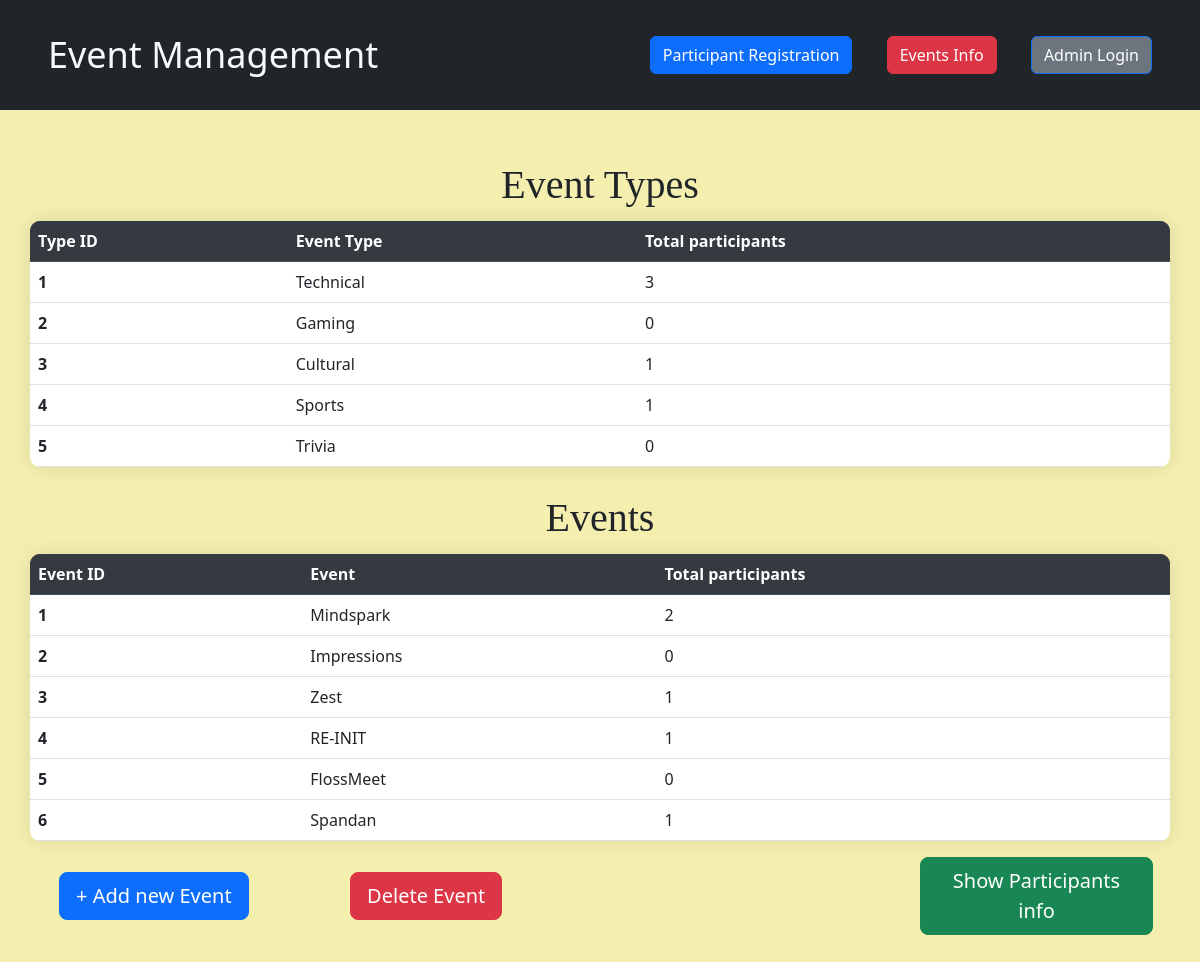
Page /eventType on the earlier database version.
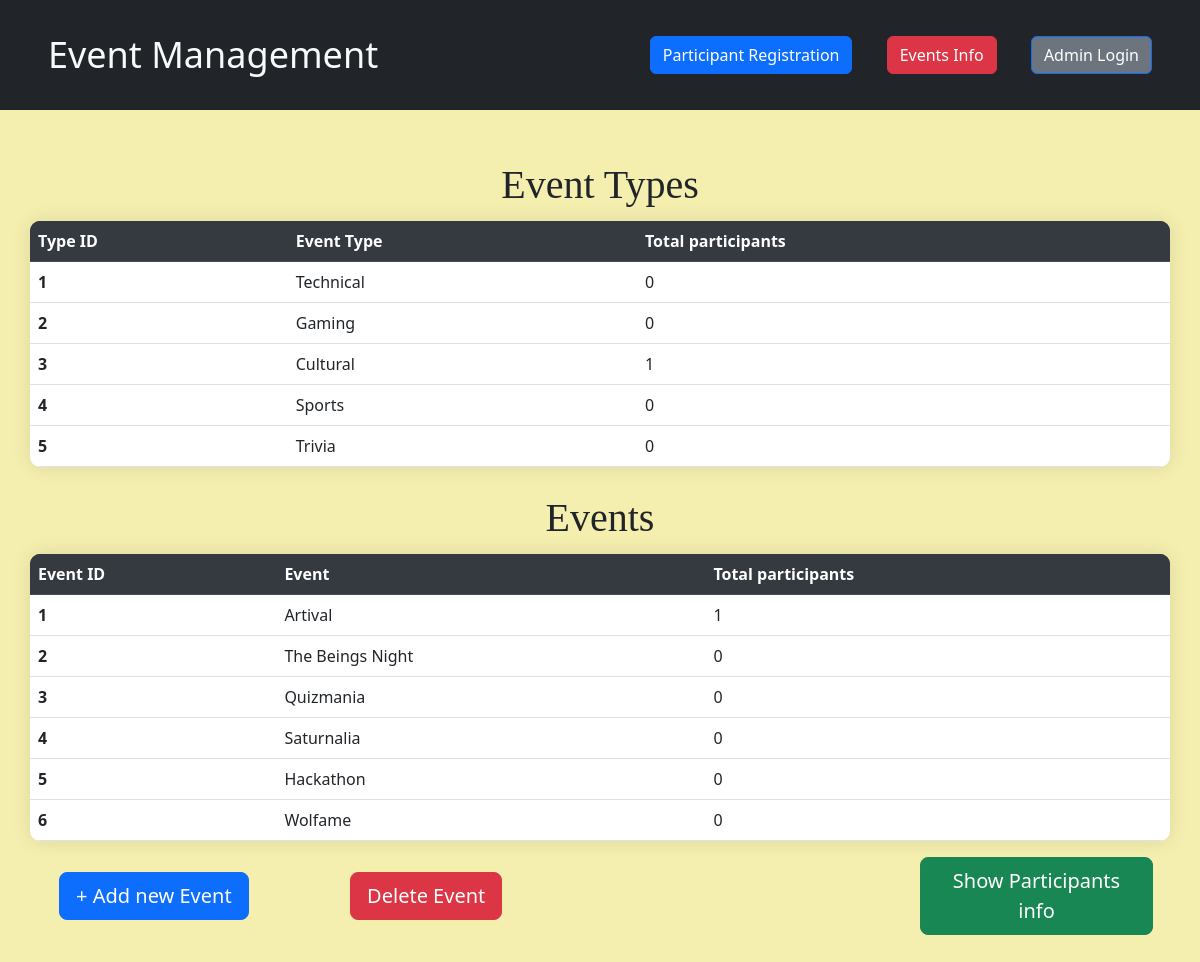
Same page on the later database version.
### tables this page shows
CREATE TABLE `event_type` (
  `type_id` INTEGER PRIMARY KEY AUTOINCREMENT,
  `type_title` TEXT NOT NULL
);

CREATE TABLE `events` (
  `event_id` INTEGER PRIMARY KEY AUTOINCREMENT,
  `event_title` VARCHAR(100) NOT NULL,
  `event_price` INTEGER NOT NULL,
  `participants` INTEGER NOT NULL,
  `type_id` INTEGER NOT NULL,
  `venue_id` INTEGER NOT NULL,
  `date` DATE NOT NULL,
  FOREIGN KEY (`type_id`) REFERENCES event_type(`type_id`),
  FOREIGN KEY (`venue_id`) REFERENCES venue(`venue_id`)
);

### app.py (the view, shortened to what this page needs)
@app.route('/eventType', methods=['GET', 'POST'])
def getEvents():
    eventTypes = runQuery("SELECT *,(SELECT COUNT(*) FROM participants AS P WHERE T.type_id IN (SELECT type_id FROM events AS E WHERE E.event_id = P.event_id ) ) AS COUNT FROM event_type AS T;")
    events = runQuery("SELECT event_id, event_title, (SELECT COUNT(*) FROM participants AS P WHERE P.event_id = E.event_id ) AS count FROM events AS E;")
    types = runQuery("SELECT * FROM event_type;")
    venue = runQuery("SELECT * FROM venue")
    return render_template('events.html', events=events, eventTypes=eventTypes, types=types, venues=venue)

### app.py (called while the page is built)
def runQuery(query, params=()):
    try:
        conn = sqlite3.connect('event_details.db')
        cursor = conn.cursor()
        cursor.execute(query, params)
        conn.commit()
        res = cursor.fetchall()
        conn.close()
        return res
    except Exception as e:
        print(e)
        return []

### templates/events.html (shortened to what this page needs)
<!DOCTYPE html>
<html lang="en">
<head>
    <link href="https://cdn.jsdelivr.net/npm/bootstrap@5.2.2/dist/css/bootstrap.min.css" rel="stylesheet"
>
</head>
<body style="background-color:#F4EFAF;">
    <div>
        <nav
          class="navbar navbar-light bg-dark justify-content-between text-light px-5 fixed-top"
          style="height: 110px"
        >
          <a class="navbar-brand text-light" style="font-size:36px;" href="/">Event Management</a>
          <form class="form-inline">
            <a
              href="/registration"
              class="btn btn-outline-primary my-2 my-sm-0 bg-primary text-white"
              style="margin-right:30px;position:relative"
              type="submit"
              >Participant Registration</a
            >
            <a
              href="/eventinfo"
              class=" btn btn-outline-danger my-2 my-sm-0 bg-danger text-white "
              style="margin-right:30px;position:relative"
              type="submit"
              >Events Info</a
            >
            <a
              href="/admin"
              class="btn btn-outline-primary my-2 my-sm-0 bg-secondary text-white"
              type="submit"
              >Admin Login</a
            >
          </form>
        </nav>
      </div>
    <div style="background-color:#F4EFAF;height: 70px;align-items: center; display: flex; justify-content: center;"
        class="text-light">
        <h1>Event Administrator</h1>
    </div>
    <div style="padding-top: 50px; margin: 30px;">
        <div style=" align-items: center; display: flex; justify-content: center;">
            <h1 style="text-align:center;font-family:poppins;margin-top:1%; margin-bottom: 1%;">Event Types</h1>
        </div>
        <table class="table">
            <thead class="thead-dark bg-dark text-light">
                <tr>
                    <th scope="col">Type ID</th>
                    <th scope="col">Event Type</th>
                    <th scope="col">Total participants</th>
                </tr>
            </thead>
            <tbody>
                {% for event in eventTypes %}
                <tr>
                    <th scope="row">{{event[0]}}</th>
                    <td>{{event[1]}}</td>
                    <td>{{event[2]}}</td>
                </tr>
                {% endfor %}
            </tbody>
        </table>
        <div style=" align-items: center; display: flex; justify-content: center;">
            <h1 style="text-align:center;font-family:poppins;margin-top:1%; margin-bottom: 1%;">Events</h1>
        </div>
        <table class="table">
            <thead class="thead-dark bg-dark text-light">
                <tr>
                    <th scope="col">Event ID</th>
                    <th scope="col">Event</th>
                    <th scope="col">Total participants</th>
                </tr>
            </thead>
            <tbody>
                {% for eve in events %}
                <tr>
                    <th scope="row">{{eve[0]}}</th>
                    <td>{{eve[1]}}</td>
                    <td>{{eve[2]}}</td>
                </tr>
                {% endfor %}
            </tbody>
        </table>
        <div class="row" style="align-items: center;display: flex; justify-content: center;">
            <div class="col-md-3" >
                <button id="addbtn" type="button" class="mb-5 btn btn-primary btn-lg" >
                    + Add new Event
                </button>
            </div>
            <div class="col-md-6"id="deldiv" >
                <button id="delbtn" type="button" class="mb-5 btn btn-danger btn-lg">
                    Delete Event
                </button>
            </div>
            <div class="col-md-9" style="display:contents">
                <a  href="/participants" style="width:20% ;" id="pbtn" class=" mb-5 btn btn-success btn-lg">
                    Show Participants info
                </a>
            </div>
        </div>
    </div>
</body>
</html>

### templates/events.html (style rules this page uses)
body { overflow-x: hidden; }
body { background-color: #F4EFAF; }
.table { background-color: #fff; border-radius: 10px; overflow: hidden; box-shadow: 0 0 20px rgba(0, 0, 0, 0.1); }
.table thead th { background-color: #343a40; color: #fff; border-color: #454d55; }

Differences in the rows shown:
computed for event_type "Technical": event "3" → "0"
computed for event_type "Sports": event "1" → "0"
changed events id 1: event_title "Mindspark" → "Artival"; event_id "2" → "1"
changed events id 2: event_title "Impressions" → "The Beings Night"
changed events id 3: event_title "Zest" → "Quizmania"; participants "1" → "0"
changed events id 4: event_title "RE-INIT" → "Saturnalia"; type "1" → "0"
changed events id 5: event_title "FlossMeet" → "Hackathon"
changed events id 6: event_title "Spandan" → "Wolfame"; eve "1" → "0"
